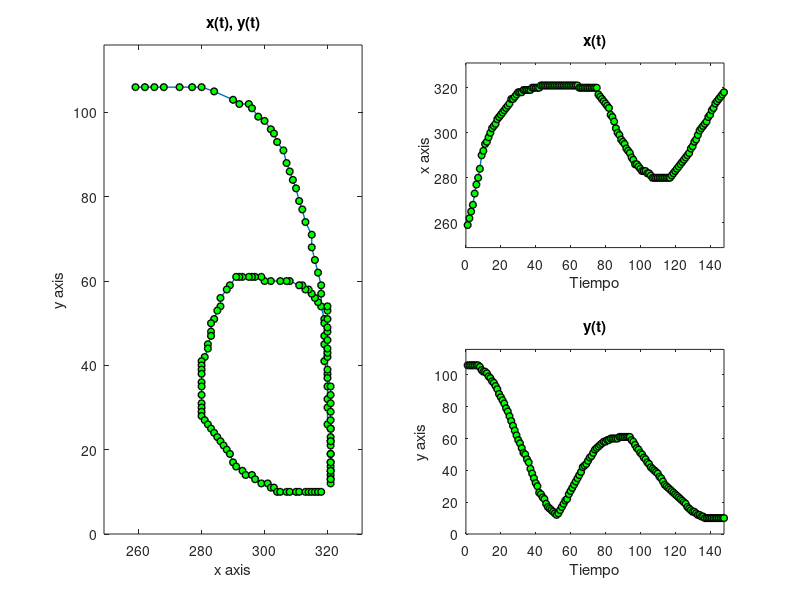

Source code (MATLAB):
% Letra a
%  A = [ 11 11; 12 10; 14 10; 15 10; 17 9; 18 9; 19 9; 20 9; 21 9; 22 9; 23 9; 24 10; 25 10; 26 11; 27 11; 28 12; 29 13; 31 14; 32 15; 33 15; 34 16; 35 16; 36 17; 38 19; 39 20; 40 21; 41 22; 42 23; 43 24; 44 24; 45 24; 46 25; 48 27; 49 29; 50 30; 51 31; 52 32; 53 33; 53 34; 54 35; 55 36; 55 37; 55 38; 56 40; 56 42; 57 45; 57 46; 57 47; 57 49; 57 50; 57 52; 58 55; 58 56; 58 58; 58 60; 58 61; 58 64; 58 66; 58 68; 58 69; 58 71; 58 72; 58 74; 58 75; 58 76; 58 78; 58 79; 58 80; 58 81; 58 82; 58 83; 58 84; 58 85; 58 86; 58 87; 58 86; 59 83; 59 81; 59 79; 59 77; 59 74; 59 73; 59 72; 59 71; 59 70; 59 67; 59 66; 59 65; 59 63; 59 62; 59 61; 59 60; 59 59; 58 57; 57 56; 56 55; 55 55; 53 53; 51 52; 50 51; 49 50; 48 50; 46 50; 45 50; 44 49; 42 49; 41 49; 40 49; 39 49; 37 49; 36 49; 33 49; 31 49; 29 49; 28 49; 27 49; 26 49; 25 49; 23 49; 22 50; 20 52; 19 53; 18 54; 18 56; 18 57; 18 58; 18 59; 18 60; 18 62; 17 63; 17 65; 17 66; 17 67; 17 68; 17 69; 17 70; 17 71; 17 72; 18 73; 19 74; 20 75; 21 76; 23 77; 24 78; 26 79; 27 80; 29 81; 31 83; 33 83; 35 84; 36 84; 37 85; 39 85; 40 85; 42 85; 43 85; 45 85; 46 85; 47 86; 48 86; 49 86; 51 86; 52 86; 53 87 ];
 A = [ 259 249; 262 249; 265 249; 268 249; 273 249; 277 249; 280 249; 284 250; 290 252; 292 253; 295 253; 296 254; 298 256; 300 257; 302 259; 303 260; 304 262; 306 264; 307 267; 308 269; 309 271; 310 273; 311 276; 312 278; 313 281; 315 284; 315 287; 316 290; 317 293; 318 296; 318 298; 318 301; 319 304; 319 305; 319 308; 319 310; 319 314; 320 317; 320 320; 320 323; 320 325; 320 329; 321 330; 321 332; 321 333; 321 336; 321 338; 321 339; 321 340; 321 341; 321 342; 321 343; 321 342; 321 340; 321 338; 321 336; 321 334; 321 333; 321 330; 321 328; 321 326; 321 324; 321 322; 321 320; 320 318; 320 316; 320 313; 320 312; 320 311; 320 309; 320 307; 320 306; 320 304; 320 302; 320 301; 317 300; 316 299; 315 298; 314 297; 313 297; 312 296; 311 296; 308 295; 307 295; 305 295; 302 295; 300 295; 299 294; 297 294; 296 294; 295 294; 293 294; 292 294; 291 294; 289 296; 288 297; 286 299; 286 301; 285 302; 284 304; 283 305; 283 307; 283 308; 282 310; 282 311; 281 313; 280 314; 280 315; 280 316; 280 317; 280 319; 280 320; 280 322; 280 324; 280 325; 280 326; 280 327; 281 328; 282 329; 283 330; 284 331; 285 332; 286 333; 287 334; 288 335; 289 336; 290 338; 291 339; 293 340; 294 341; 296 341; 297 342; 299 343; 301 343; 302 344; 303 344; 304 345; 305 345; 307 345; 308 345; 310 345; 311 345; 313 345; 314 345; 315 345; 316 345; 317 345; 318 345 ];
%  A = [ 281 126; 282 126; 283 126; 284 126; 286 126; 288 126; 291 126; 294 125; 298 124; 301 124; 306 124; 310 124; 313 124; 317 124; 320 124; 323 124; 325 124; 327 124; 328 124; 331 124; 332 124; 334 124; 336 125; 339 127; 341 129; 343 131; 346 134; 348 137; 351 141; 353 144; 355 147; 358 151; 360 155; 362 158; 364 162; 367 167; 368 170; 371 175; 371 178; 373 182; 375 187; 376 191; 377 194; 378 197; 379 199; 379 203; 381 207; 382 212; 382 216; 383 220; 384 225; 384 226; 384 228; 384 230; 385 232; 385 234; 386 236; 386 239; 386 241; 386 242; 386 243; 386 244; 386 245; 386 246; 386 247; 386 248; 386 250; 386 252; 386 253; 386 255; 386 256; 386 258; 386 259; 386 261; 386 263; 386 264; 386 263; 386 261; 386 258; 386 254; 386 251; 386 249; 386 246; 386 244; 386 243; 385 241; 385 239; 385 237; 384 235; 384 233; 384 231; 384 229; 384 228; 383 227; 383 225; 382 224; 381 221; 381 220; 379 218; 378 216; 377 214; 376 213; 375 212; 375 211; 374 210; 372 208; 371 207; 370 205; 369 204; 368 203; 367 202; 365 201; 363 200; 362 199; 360 199; 358 198; 355 197; 352 197; 349 197; 345 196; 342 196; 339 195; 338 195; 336 195; 334 195; 333 195; 332 195; 329 195; 327 195; 324 195; 321 195; 320 195; 318 195; 316 196; 313 198; 311 199; 309 201; 308 202; 306 203; 305 204; 305 205; 303 206; 303 208; 302 210; 302 213; 302 215; 302 217; 302 220; 302 222; 302 223; 302 226; 302 227; 302 228; 302 229; 302 233; 302 236; 303 237; 304 238; 305 239; 306 241; 306 242; 307 243; 308 244; 309 245; 310 246; 311 247; 313 249; 313 250; 314 251; 315 252; 316 253; 317 253; 319 254; 321 255; 322 255; 324 256; 327 257; 329 258; 331 259; 332 259; 334 259; 335 260; 337 260; 339 260; 341 261; 344 262; 346 262; 348 263; 349 263; 350 263; 352 263; 354 263; 355 263; 356 263; 357 264; 358 264; 359 264; 360 264; 361 264; 362 264; 363 264; 364 264; 365 264; 366 265; 367 265; 368 265; 369 265; 370 265; 371 265; 372 266; 373 266; 374 266; 375 266; 377 267; 378 267; 379 267; 380 267; 381 267; 382 267; 383 267; 382 266 ];

x = A(:,1)';
y = A(:,2)';
 
%  Traslado
y = -y + max(y) + 10;


subplot(2,2,[1 3])
plot( x, y, '-o', 'LineWidth', 1,  ...
            'MarkerEdgeColor','k', ...
            'MarkerFaceColor','g', ...
            'MarkerSize', 5)
axis([min(x)-10 max(x)+10 min(y)-10 max(y)+10]);        
title('{x(t), y(t)}');
xlabel('x axis');
ylabel('y axis');

subplot(2,2,2)
plot( x, '-o', 'LineWidth', 1,  ...
         'MarkerEdgeColor','k', ...
         'MarkerFaceColor','g', ...
         'MarkerSize', 5)
axis([0 length(x) min(x)-10 max(x)+10]);
title('x(t)');
xlabel('Tiempo');
ylabel('x axis');

subplot(2,2,4)
plot( y, '-o', 'LineWidth', 1,  ...
         'MarkerEdgeColor','k', ...
         'MarkerFaceColor','g', ...
         'MarkerSize', 5)
axis([0 length(y) min(y)-10 max(y)+10]);
title('y(t)');
xlabel('Tiempo');
ylabel('y axis');


